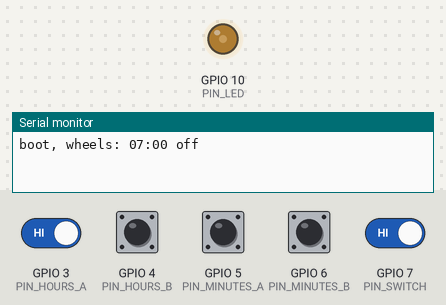
Simulated run of this program. Board: Seeed XIAO ESP32-C3. Parts: output pins drawn as LEDs (lit = HIGH), the last lines printed to the serial monitor. Inputs (shaded band) come from the test bench; at power-on: GPIO 3 (PIN_HOURS_A), GPIO 4 (PIN_HOURS_B), GPIO 5 (PIN_MINUTES_A), GPIO 6 (PIN_MINUTES_B), GPIO 7 (PIN_SWITCH) HIGH. WiFi joins after 1.5 s; servers stay silent unless stated; EEPROM starts erased.

Above: at 1.2 s.
1.3 s: GPIO 3 (PIN_HOURS_A) driven LOW and GPIO 7 (PIN_SWITCH) driven LOW
6.6 s: GPIO 7 (PIN_SWITCH) driven HIGH
At 7.1 s:
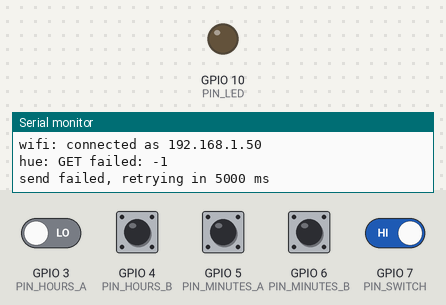
Timing chart, 0 to 9.6 s (numbered marks = the images above; inputs shaded):
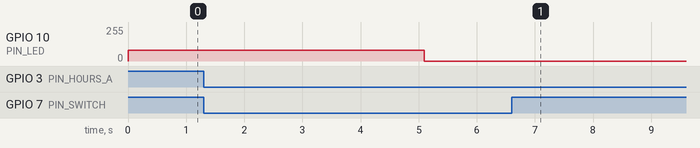

The program:

main.cpp
```cpp
// HueWheel: two encoder wheels and a switch set a Philips Hue wake-up time.
//
// The wheels are the source of truth. The firmware tracks what they show and
// what the bridge last accepted, and sends whenever the two differ and the
// wheels have gone quiet. Both are saved, so a power cut neither loses the
// position nor overwrites a change made in the Hue app.

#include <Arduino.h>
#include <Preferences.h>
#include <WiFi.h>

#include "config.h"
#include "hue.h"
#include "logic.h"
#include "secrets.h"

struct Alarm {
  AlarmTime time;
  bool enabled = false;
  bool operator==(const Alarm& o) const { return time == o.time && enabled == o.enabled; }
  bool operator!=(const Alarm& o) const { return !(*this == o); }
};

static Preferences prefs;
static Alarm wanted;  // what the wheels and switch show
static Alarm sent;    // what the bridge last accepted
static Alarm saved;   // what is in flash

// Running click totals. Only the encoder task writes these, and a 32-bit store
// is atomic, so loop() can read them without a lock.
static volatile int32_t hourClicks = 0;
static volatile int32_t minuteClicks = 0;
static int32_t hourSeen = 0;
static int32_t minuteSeen = 0;

static uint32_t lastChange = 0;
static uint32_t ledStart = 0;  // starts at 0, so the windows light briefly at power-on
static Debounced alarmSwitch(false, SWITCH_DEBOUNCE_MS);
static uint32_t lastTry = 0;
static uint32_t retryWait = 0;  // 0 means the last send worked, or there hasn't been one
static bool syncing = false;
static uint32_t syncStarted = 0;
static FlipCounter flips(SYNC_ARM_MS);

static uint8_t readPins(int a, int b) {
  return (digitalRead(a) << 1) | digitalRead(b);
}

static void encoderTask(void*) {
  Quadrature hours, minutes;
  hours.begin(readPins(PIN_HOURS_A, PIN_HOURS_B));
  minutes.begin(readPins(PIN_MINUTES_A, PIN_MINUTES_B));
  for (;;) {
    int h = hours.update(readPins(PIN_HOURS_A, PIN_HOURS_B));
    int m = minutes.update(readPins(PIN_MINUTES_A, PIN_MINUTES_B));
    if (h) hourClicks = hourClicks + (INVERT_HOURS ? -h : h);
    if (m) minuteClicks = minuteClicks + (INVERT_MINUTES ? -m : m);
    vTaskDelay(1);  // 1 ms tick; a fast roll is still several ms per edge
  }
}

static bool readSwitch() {
  return (digitalRead(PIN_SWITCH) == LOW) == SWITCH_ON_WHEN_LOW;
}

static void led(uint8_t level) {
  analogWrite(PIN_LED, level);
}

static void saveAlarm(const char* key, const Alarm& a) {
  uint8_t raw[3] = {a.time.hour, a.time.fiveMin, a.enabled};
  prefs.putBytes(key, raw, sizeof raw);
}

static bool loadAlarm(const char* key, Alarm& a) {
  uint8_t raw[3];
  if (prefs.getBytes(key, raw, sizeof raw) != sizeof raw) return false;
  a.time.hour = raw[0] % 24;
  a.time.fiveMin = raw[1] % 12;
  a.enabled = raw[2];
  return true;
}

static void printAlarm(const char* label, const Alarm& a) {
  Serial.printf("%s %02u:%02u %s\n", label, a.time.hour, a.time.minute(), a.enabled ? "on" : "off");
}

static void finishSync(uint32_t now, bool confirmed) {
  syncing = false;
  hourSeen = hourClicks;  // the rolling done during sync doesn't count
  minuteSeen = minuteClicks;
  if (confirmed) {
    wanted.time.set(SYNC_HOUR, SYNC_MINUTE);
    Serial.println("sync: confirmed");
  } else {
    Serial.println("sync: timed out, position unchanged");
  }
  lastChange = now;
  ledStart = now;
}

static void pollInputs(uint32_t now) {
  if (alarmSwitch.update(readSwitch(), now)) {
    wanted.enabled = alarmSwitch.state();
    lastChange = now;
    if (syncing) {
      finishSync(now, true);
    } else if (flips.flip(now)) {
      syncing = true;
      syncStarted = now;
      Serial.printf("sync: roll to %02u:%02u then flip the switch\n", SYNC_HOUR, SYNC_MINUTE);
    }
  }

  int32_t h = hourClicks, m = minuteClicks;
  if (h == hourSeen && m == minuteSeen) return;
  int dh = h - hourSeen, dm = m - minuteSeen;
  hourSeen = h;
  minuteSeen = m;
  ledStart = now;
  if (syncing) return;
  wanted.time.rollHours(dh);
  wanted.time.rollMinutes(dm);
  lastChange = now;
  printAlarm("wheels:", wanted);
}

static void updateLed(uint32_t now) {
  if (syncing) {
    led(now % 800 < 400 ? LED_BRIGHTNESS : 0);
  } else if (now - ledStart < LED_ON_MS) {
    led(LED_BRIGHTNESS);
  } else if (wanted != sent && now - lastChange >= SETTLE_MS) {
    led(now % WARN_PERIOD_MS < 100 ? LED_BRIGHTNESS : 0);  // the alarm on the bridge is stale
  } else {
    led(0);
  }
}

static void pushIfNeeded(uint32_t now) {
  if (syncing || wanted == sent) return;
  if (now - lastChange < SETTLE_MS) return;
  if (wanted != saved) {
    saveAlarm("wanted", wanted);
    saved = wanted;
  }
  if (retryWait && now - lastTry < retryWait) return;

  Alarm attempt = wanted;
  bool connected = WiFi.status() == WL_CONNECTED;
  bool ok = connected && hueSetAlarm(attempt.time, attempt.enabled);
  if (ok) {
    sent = attempt;
    saveAlarm("sent", sent);
    retryWait = 0;
    printAlarm("bridge:", sent);
  } else {
    retryWait = retryWait ? min(retryWait * 2, RETRY_MAX_MS) : RETRY_MIN_MS;
    lastTry = millis();
    Serial.printf("send failed, retrying in %lu ms\n", (unsigned long)retryWait);
    if (!connected) WiFi.reconnect();
  }
}

static void logWifi() {
  static bool was = false;
  bool is = WiFi.status() == WL_CONNECTED;
  if (is == was) return;
  was = is;
  if (is) {
    Serial.printf("wifi: connected as %s\n", WiFi.localIP().toString().c_str());
  } else {
    Serial.println("wifi: disconnected");
  }
}

void setup() {
  Serial.begin(115200);

  pinMode(PIN_HOURS_A, INPUT_PULLUP);
  pinMode(PIN_HOURS_B, INPUT_PULLUP);
  pinMode(PIN_MINUTES_A, INPUT_PULLUP);
  pinMode(PIN_MINUTES_B, INPUT_PULLUP);
  pinMode(PIN_SWITCH, INPUT_PULLUP);
  pinMode(PIN_LED, OUTPUT);
  led(0);

  prefs.begin("huewheel");
  wanted.time.set(SYNC_HOUR, SYNC_MINUTE);
  loadAlarm("wanted", wanted);
  saved = wanted;
  alarmSwitch = Debounced(readSwitch(), SWITCH_DEBOUNCE_MS);
  wanted.enabled = alarmSwitch.state();
  if (!loadAlarm("sent", sent)) sent = wanted;  // first boot: nothing to send until something moves
  printAlarm("boot, wheels:", wanted);

  WiFi.mode(WIFI_STA);
  WiFi.setAutoReconnect(true);
  WiFi.begin(WIFI_SSID, WIFI_PASSWORD);

  xTaskCreate(encoderTask, "encoders", 2048, nullptr, 5, nullptr);
}

void loop() {
  uint32_t now = millis();
  logWifi();
  pollInputs(now);
  if (syncing && now - syncStarted > SYNC_TIMEOUT_MS) finishSync(now, false);
  pushIfNeeded(now);
  updateLed(now);
  delay(5);
}
```

secrets.example.h
```cpp
// Copy to secrets.h (git-ignored) and fill in. tools/hue_dryrun.py fills in the
// three HUE_ values for you; only the Wi-Fi lines are typed by hand.
#pragma once

#define WIFI_SSID "your-2.4GHz-network"  // the ESP32-C3 has no 5 GHz radio
#define WIFI_PASSWORD "your-password"

#define HUE_BRIDGE_IP ""  // give the bridge a DHCP reservation so this stays valid
#define HUE_APP_KEY ""
#define HUE_WAKEUP_ID ""  // behavior_instance id of the Wake Up automation to edit
```

hue.cpp
```cpp
#include "hue.h"

#include <ArduinoJson.h>
#include <HTTPClient.h>
#include <WiFiClientSecure.h>

#include "secrets.h"

// The bridge's certificate is signed by Signify's private CA, not a public one,
// so this first draft does not verify it. Anyone able to impersonate the bridge
// on your LAN could capture the application key.
//
// The whole configuration is read and written back because it also holds the
// rooms, fade and style set in the Hue app. Only the time is changed. If the
// expected fields are missing nothing is written.

static bool open(HTTPClient& http, WiFiClientSecure& tls) {
  String url = String("https://") + HUE_BRIDGE_IP + "/clip/v2/resource/behavior_instance/" + HUE_WAKEUP_ID;
  if (!http.begin(tls, url)) return false;
  http.addHeader("hue-application-key", HUE_APP_KEY);
  return true;
}

bool hueSetAlarm(const AlarmTime& t, bool enabled) {
  WiFiClientSecure tls;
  tls.setInsecure();
  HTTPClient http;
  http.setTimeout(8000);

  if (!open(http, tls)) return false;
  int code = http.GET();
  if (code != 200) {
    Serial.printf("hue: GET failed: %d\n", code);
    http.end();
    return false;
  }
  String body = http.getString();
  http.end();

  JsonDocument filter;
  filter["data"][0]["configuration"] = true;
  JsonDocument got;
  DeserializationError err = deserializeJson(got, body, DeserializationOption::Filter(filter));
  if (err) {
    Serial.printf("hue: bad JSON: %s\n", err.c_str());
    return false;
  }
  JsonObject time = got["data"][0]["configuration"]["when"]["time_point"]["time"];
  if (time.isNull()) {
    Serial.println("hue: no when.time_point.time in this automation, not writing");
    return false;
  }
  time["hour"] = t.hour;
  time["minute"] = t.minute();

  JsonDocument put;
  put["enabled"] = enabled;
  put["configuration"] = got["data"][0]["configuration"];
  String out;
  serializeJson(put, out);

  if (!open(http, tls)) return false;
  http.addHeader("Content-Type", "application/json");
  code = http.PUT(out);
  String reply = http.getString();
  http.end();
  if (code != 200) {
    Serial.printf("hue: PUT failed: %d %s\n", code, reply.c_str());
    return false;
  }
  return true;
}
```

hue.h
```cpp
// Edits one Wake Up automation on the Hue Bridge (CLIP v2).
#pragma once

#include <Arduino.h>

#include "logic.h"

// Reads the automation, changes the time and on/off, and writes it back.
// Returns true once the bridge has accepted the change.
bool hueSetAlarm(const AlarmTime& t, bool enabled);
```

logic.h
```cpp
// Hardware-free logic, so it can be tested on a PC (test/test_logic.cpp).
#pragma once

#include <stdint.h>

// Decodes one encoder sampled at about 1 kHz. Each detent of the PEC11R-xx0024
// is a full quadrature cycle, four edges long, and it rests in the same pin
// state at every detent.
//
// Contact bounce walks back and forth along the cycle and cancels out, and an
// impossible jump (both pins changing between samples) is ignored. A click only
// counts on returning to the rest state, which also clears any miscounted edges.
class Quadrature {
 public:
  void begin(uint8_t pins) {  // pins = (A << 1) | B, sampled while at a detent
    last_ = rest_ = pins;
    travel_ = 0;
  }

  // Returns +1 or -1 on a completed click, otherwise 0. +1 means A led B.
  int8_t update(uint8_t pins) {
    static const int8_t STEP[16] = {0,  -1, 1, 0,  //
                                    1,  0,  0, -1,  //
                                    -1, 0,  0, 1,  //
                                    0,  1,  -1, 0};
    travel_ += STEP[(last_ << 2) | pins];
    last_ = pins;
    if (pins != rest_) return 0;
    int8_t click = travel_ >= 3 ? 1 : travel_ <= -3 ? -1 : 0;
    travel_ = 0;
    return click;
  }

 private:
  uint8_t last_ = 0;
  uint8_t rest_ = 0;
  int8_t travel_ = 0;
};

// Wheel position in clicks. Hours wrap at 24; the minutes wheel prints 00-55
// twice around its 24 positions, so it wraps at 12 clicks of 5 minutes.
struct AlarmTime {
  uint8_t hour = 0;
  uint8_t fiveMin = 0;  // 0-11

  void set(uint8_t h, uint8_t minute) {
    hour = wrap(h, 24);
    fiveMin = wrap(minute / 5, 12);
  }
  void rollHours(int clicks) { hour = wrap(hour + clicks, 24); }
  void rollMinutes(int clicks) { fiveMin = wrap(fiveMin + clicks, 12); }
  uint8_t minute() const { return fiveMin * 5; }

  bool operator==(const AlarmTime& o) const { return hour == o.hour && fiveMin == o.fiveMin; }

 private:
  static uint8_t wrap(int v, int n) { return ((v % n) + n) % n; }
};

// Debounces the slide switch. update() returns true when the settled state changes.
class Debounced {
 public:
  Debounced(bool state, uint32_t holdMs) : state_(state), raw_(state), hold_(holdMs) {}

  bool update(bool raw, uint32_t now) {
    if (raw != raw_) {
      raw_ = raw;
      since_ = now;
    }
    if (raw_ == state_ || now - since_ < hold_) return false;
    state_ = raw_;
    return true;
  }
  bool state() const { return state_; }

 private:
  bool state_;
  bool raw_;
  uint32_t hold_;
  uint32_t since_ = 0;
};

// Spots three flips of the alarm switch inside a time window.
class FlipCounter {
 public:
  explicit FlipCounter(uint32_t windowMs) : window_(windowMs) {}

  // Call on each flip. True on the third flip within the window.
  bool flip(uint32_t now) {
    if (count_ == 0 || now - first_ > window_) {
      first_ = now;
      count_ = 0;
    }
    if (++count_ < 3) return false;
    count_ = 0;
    return true;
  }

 private:
  uint32_t window_;
  uint32_t first_ = 0;
  uint8_t count_ = 0;
};
```

config.h
```cpp
// Wiring and tuning. The pin map is also in firmware/README.md.
#pragma once

#include <stdint.h>

// XIAO ESP32C3 labels in the comments. These avoid the strapping pins
// D0 (GPIO2), D8 (GPIO8) and D9 (GPIO9), which can stop the board booting.
constexpr int PIN_HOURS_A = 3;    // D1
constexpr int PIN_HOURS_B = 4;    // D2
constexpr int PIN_MINUTES_A = 5;  // D3
constexpr int PIN_MINUTES_B = 6;  // D4
constexpr int PIN_SWITCH = 7;     // D5, other side of the switch to GND
constexpr int PIN_LED = 10;       // D10

// The encoders are mirror images in the shell, so the same roll turns them
// opposite ways. These are predicted from the CAD: flip one if that wheel runs
// backwards. There's no need to rewire anything.
constexpr bool INVERT_HOURS = false;
constexpr bool INVERT_MINUTES = true;

// Which lug the switch is wired to decides this. Flip it if on and off are swapped.
constexpr bool SWITCH_ON_WHEN_LOW = true;

constexpr uint32_t SWITCH_DEBOUNCE_MS = 30;
constexpr uint32_t SETTLE_MS = 2500;       // quiet time before sending to the bridge
constexpr uint32_t LED_ON_MS = 5000;       // window light after the last click
constexpr uint8_t LED_BRIGHTNESS = 80;     // 0-255; it sits by a bed
constexpr uint32_t RETRY_MIN_MS = 5000;    // first retry after a failed send
constexpr uint32_t RETRY_MAX_MS = 60000;   // doubles up to this
constexpr uint32_t WARN_PERIOD_MS = 5000;  // short blink while the bridge is out of date

// Three switch flips within SYNC_ARM_MS starts re-sync. See firmware/README.md.
constexpr uint32_t SYNC_ARM_MS = 4000;
constexpr uint32_t SYNC_TIMEOUT_MS = 120000;
constexpr uint8_t SYNC_HOUR = 7;     // what the windows must read when confirming:
constexpr uint8_t SYNC_MINUTE = 0;   // a sane alarm if nothing else gets set afterwards
```

Measured:
- after the input at 6.6 s, GPIO 10 (PIN_LED): stays 0/255 (without the input it goes to 80/255 after 3.4 s)
